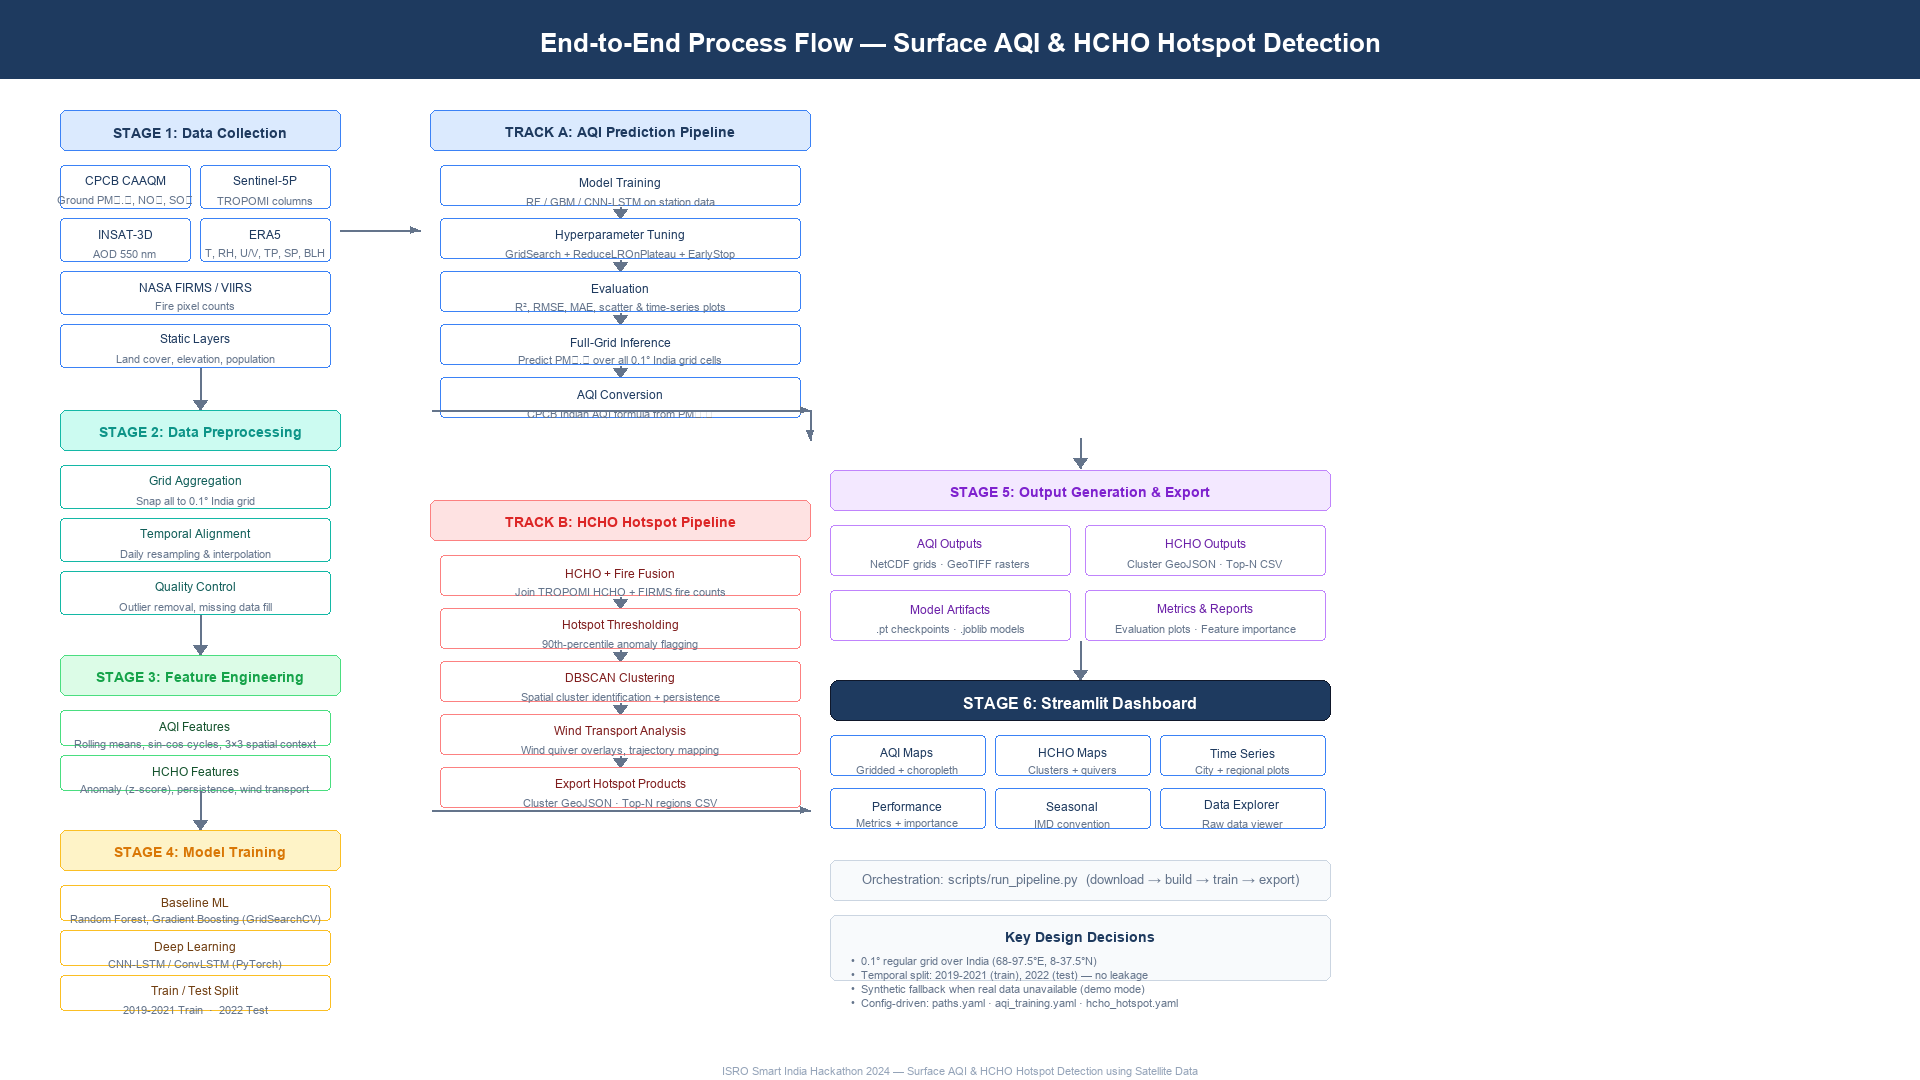

Generate this figure with Python:
"""Render process-flow diagram as PNG using Pillow."""

from PIL import Image, ImageDraw, ImageFont
import os

W, H = 1920, 1080

# Colors
WHITE = (255, 255, 255)
BLACK = (15, 23, 42)
BLUE_DARK = (30, 58, 95)
BLUE = (37, 99, 235)
BLUE_LIGHT = (219, 234, 254)
BLUE_BORDER = (59, 130, 246)
TEAL = (13, 148, 136)
TEAL_LIGHT = (204, 251, 241)
TEAL_BORDER = (20, 184, 166)
GREEN = (22, 163, 74)
GREEN_LIGHT = (220, 252, 231)
GREEN_BORDER = (74, 222, 128)
AMBER = (217, 119, 6)
AMBER_LIGHT = (254, 243, 199)
AMBER_BORDER = (251, 191, 36)
RED = (220, 38, 38)
RED_LIGHT = (254, 226, 226)
RED_BORDER = (252, 129, 129)
PURPLE = (126, 34, 206)
PURPLE_LIGHT = (243, 232, 255)
PURPLE_BORDER = (192, 132, 252)
GRAY = (100, 116, 139)
GRAY_BG = (248, 250, 252)
GRAY_BORDER = (203, 213, 225)

def get_font(size, bold=False):
    try:
        p = "C:/Windows/Fonts/"
        return ImageFont.truetype(p + ("arialbd.ttf" if bold else "arial.ttf"), size)
    except:
        return ImageFont.load_default()

def center_text(draw, cx, cy, text, font, fill=BLACK):
    bbox = draw.textbbox((0, 0), text, font=font)
    draw.text((cx - (bbox[2]-bbox[0])//2, cy - (bbox[3]-bbox[1])//2), text, font=font, fill=fill)

def rbox(draw, xy, fill, outline=None, radius=8, width=1):
    draw.rounded_rectangle(xy, radius=radius, fill=fill, outline=outline, width=width)

def arrow_down(draw, cx, y1, y2, color=GRAY):
    draw.line([(cx, y1), (cx, y2)], fill=color, width=2)
    draw.polygon([(cx-7, y2-10), (cx+7, y2-10), (cx, y2)], fill=color)

def arrow_right(draw, x1, y1, x2, y2, color=GRAY):
    draw.line([(x1, y1), (x2, y2)], fill=color, width=2)
    import math
    a = math.atan2(y2-y1, x2-x1)
    draw.polygon([(x2-10*math.cos(a-0.4), y2-10*math.sin(a-0.4)),
                  (x2-10*math.cos(a+0.4), y2-10*math.sin(a+0.4)),
                  (x2, y2)], fill=color)

def main():
    img = Image.new("RGB", (W, H), WHITE)
    draw = ImageDraw.Draw(img)

    f10 = get_font(10)
    f11 = get_font(11)
    f12 = get_font(12)
    f13 = get_font(13)
    f14b = get_font(14, True)
    f16b = get_font(16, True)
    f20b = get_font(20, True)
    f26b = get_font(26, True)
    f32b = get_font(32, True)

    # ===== TITLE =====
    draw.rectangle([(0, 0), (W, 78)], fill=BLUE_DARK)
    center_text(draw, 960, 40, "End-to-End Process Flow — Surface AQI & HCHO Hotspot Detection", f26b, WHITE)

    # ===== STAGE 1: DATA COLLECTION =====
    stage1_x = 60
    rbox(draw, (stage1_x, 110, stage1_x+280, 150), fill=BLUE_LIGHT, outline=BLUE_BORDER, radius=6)
    center_text(draw, stage1_x+140, 130, "STAGE 1: Data Collection", f14b, BLUE_DARK)

    sources = [
        (stage1_x, 165, stage1_x+130, 208, "CPCB CAAQM", "Ground PM\u2082.\u2085, NO\u2082, SO\u2082"),
        (stage1_x+140, 165, stage1_x+270, 208, "Sentinel-5P", "TROPOMI columns"),
        (stage1_x, 218, stage1_x+130, 261, "INSAT-3D", "AOD 550 nm"),
        (stage1_x+140, 218, stage1_x+270, 261, "ERA5", "T, RH, U/V, TP, SP, BLH"),
        (stage1_x, 271, stage1_x+270, 314, "NASA FIRMS / VIIRS", "Fire pixel counts"),
        (stage1_x, 324, stage1_x+270, 367, "Static Layers", "Land cover, elevation, population"),
    ]
    for x1, y1, x2, y2, t, d in sources:
        rbox(draw, (x1, y1, x2, y2), fill=WHITE, outline=BLUE_BORDER, radius=4)
        center_text(draw, (x1+x2)//2, y1+14, t, f12, BLUE_DARK)
        center_text(draw, (x1+x2)//2, y1+34, d, f11, GRAY)

    arrow_down(draw, stage1_x+140, 368, 410)

    # ===== STAGE 2: DATA PREPROCESSING =====
    stage2_x = 60
    rbox(draw, (stage2_x, 410, stage2_x+280, 450), fill=TEAL_LIGHT, outline=TEAL_BORDER, radius=6)
    center_text(draw, stage2_x+140, 430, "STAGE 2: Data Preprocessing", f14b, TEAL)

    tasks2 = [
        (stage2_x, 465, stage2_x+270, 508, "Grid Aggregation", "Snap all to 0.1\u00b0 India grid"),
        (stage2_x, 518, stage2_x+270, 561, "Temporal Alignment", "Daily resampling & interpolation"),
        (stage2_x, 571, stage2_x+270, 614, "Quality Control", "Outlier removal, missing data fill"),
    ]
    for x1, y1, x2, y2, t, d in tasks2:
        rbox(draw, (x1, y1, x2, y2), fill=WHITE, outline=TEAL_BORDER, radius=4)
        center_text(draw, (x1+x2)//2, y1+15, t, f12, (17, 94, 89))
        center_text(draw, (x1+x2)//2, y1+35, d, f11, GRAY)

    arrow_down(draw, stage2_x+140, 615, 655)

    # ===== STAGE 3: FEATURE ENGINEERING =====
    stage3_x = 60
    rbox(draw, (stage3_x, 655, stage3_x+280, 695), fill=GREEN_LIGHT, outline=GREEN_BORDER, radius=6)
    center_text(draw, stage3_x+140, 675, "STAGE 3: Feature Engineering", f14b, GREEN)

    tasks3 = [
        (stage3_x, 710, stage3_x+270, 745, "AQI Features", "Rolling means, sin-cos cycles, 3\u00d73 spatial context"),
        (stage3_x, 755, stage3_x+270, 790, "HCHO Features", "Anomaly (z-score), persistence, wind transport"),
    ]
    for x1, y1, x2, y2, t, d in tasks3:
        rbox(draw, (x1, y1, x2, y2), fill=WHITE, outline=GREEN_BORDER, radius=4)
        center_text(draw, (x1+x2)//2, y1+15, t, f12, (20, 83, 45))
        center_text(draw, (x1+x2)//2, y1+33, d, f11, GRAY)

    arrow_down(draw, stage3_x+140, 791, 830)

    # ===== STAGE 4: MODEL TRAINING =====
    stage4_x = 60
    rbox(draw, (stage4_x, 830, stage4_x+280, 870), fill=AMBER_LIGHT, outline=AMBER_BORDER, radius=6)
    center_text(draw, stage4_x+140, 850, "STAGE 4: Model Training", f14b, AMBER)

    tasks4 = [
        (stage4_x, 885, stage4_x+270, 920, "Baseline ML", "Random Forest, Gradient Boosting (GridSearchCV)"),
        (stage4_x, 930, stage4_x+270, 965, "Deep Learning", "CNN-LSTM / ConvLSTM (PyTorch)"),
        (stage4_x, 975, stage4_x+270, 1010, "Train / Test Split", "2019-2021 Train  ·  2022 Test"),
    ]
    for x1, y1, x2, y2, t, d in tasks4:
        rbox(draw, (x1, y1, x2, y2), fill=WHITE, outline=AMBER_BORDER, radius=4)
        center_text(draw, (x1+x2)//2, y1+15, t, f12, (113, 63, 18))
        center_text(draw, (x1+x2)//2, y1+33, d, f11, GRAY)

    # ===== ARROW branching to parallel tracks =====
    # From Stage 4 to Stage 5 (AQI path)
    arrow_right(draw, 340, 230, 420, 230)

    # ===== RIGHT SIDE: PARALLEL TRACKS =====
    # Track A: AQI Pipeline (top)
    track_a_x = 430
    rbox(draw, (track_a_x, 110, track_a_x+380, 150), fill=BLUE_LIGHT, outline=BLUE_BORDER, radius=6)
    center_text(draw, track_a_x+190, 130, "TRACK A: AQI Prediction Pipeline", f14b, BLUE_DARK)

    aqi_steps = [
        (track_a_x+10, 165, track_a_x+370, 205, "Model Training", "RF / GBM / CNN-LSTM on station data"),
        (track_a_x+10, 218, track_a_x+370, 258, "Hyperparameter Tuning", "GridSearch + ReduceLROnPlateau + EarlyStop"),
        (track_a_x+10, 271, track_a_x+370, 311, "Evaluation", "R\u00b2, RMSE, MAE, scatter & time-series plots"),
        (track_a_x+10, 324, track_a_x+370, 364, "Full-Grid Inference", "Predict PM\u2082.\u2085 over all 0.1\u00b0 India grid cells"),
        (track_a_x+10, 377, track_a_x+370, 417, "AQI Conversion", "CPCB Indian AQI formula from PM\u2082.\u2085"),
    ]
    for i, (x1, y1, x2, y2, t, d) in enumerate(aqi_steps):
        c = [BLUE_BORDER, BLUE_BORDER, BLUE_BORDER, BLUE_BORDER, BLUE_BORDER][i]
        rbox(draw, (x1, y1, x2, y2), fill=WHITE, outline=c, radius=4)
        center_text(draw, (x1+x2)//2, y1+16, t, f12, BLUE_DARK)
        center_text(draw, (x1+x2)//2, y1+35, d, f11, GRAY)
        if i < len(aqi_steps)-1:
            arrow_down(draw, (x1+x2)//2, y2+2, y2+14)

    # Track B: HCHO Pipeline (bottom)
    track_b_x = 430
    rbox(draw, (track_b_x, 500, track_b_x+380, 540), fill=RED_LIGHT, outline=RED_BORDER, radius=6)
    center_text(draw, track_b_x+190, 520, "TRACK B: HCHO Hotspot Pipeline", f14b, RED)

    hcho_steps = [
        (track_b_x+10, 555, track_b_x+370, 595, "HCHO + Fire Fusion", "Join TROPOMI HCHO + FIRMS fire counts"),
        (track_b_x+10, 608, track_b_x+370, 648, "Hotspot Thresholding", "90th-percentile anomaly flagging"),
        (track_b_x+10, 661, track_b_x+370, 701, "DBSCAN Clustering", "Spatial cluster identification + persistence"),
        (track_b_x+10, 714, track_b_x+370, 754, "Wind Transport Analysis", "Wind quiver overlays, trajectory mapping"),
        (track_b_x+10, 767, track_b_x+370, 807, "Export Hotspot Products", "Cluster GeoJSON · Top-N regions CSV"),
    ]
    for i, (x1, y1, x2, y2, t, d) in enumerate(hcho_steps):
        c = [RED_BORDER, RED_BORDER, RED_BORDER, RED_BORDER, RED_BORDER][i]
        rbox(draw, (x1, y1, x2, y2), fill=WHITE, outline=c, radius=4)
        center_text(draw, (x1+x2)//2, y1+16, t, f12, (127, 29, 29))
        center_text(draw, (x1+x2)//2, y1+35, d, f11, GRAY)
        if i < len(hcho_steps)-1:
            arrow_down(draw, (x1+x2)//2, y2+2, y2+14)

    # ===== MERGE TO OUTPUT =====
    arrow_right(draw, 432, 410, 810, 410)
    arrow_right(draw, 432, 810, 810, 810)
    arrow_right(draw, 810, 410, 810, 440)

    # ===== STAGE 5: OUTPUT GENERATION =====
    stage5_x = 830
    arrow_down(draw, stage5_x + 250, 438, 468)

    rbox(draw, (stage5_x, 470, stage5_x+500, 510), fill=PURPLE_LIGHT, outline=PURPLE_BORDER, radius=6)
    center_text(draw, stage5_x+250, 490, "STAGE 5: Output Generation & Export", f14b, PURPLE)

    outputs = [
        (stage5_x, 525, stage5_x+240, 575, "AQI Outputs", "NetCDF grids · GeoTIFF rasters"),
        (stage5_x+255, 525, stage5_x+495, 575, "HCHO Outputs", "Cluster GeoJSON · Top-N CSV"),
        (stage5_x, 590, stage5_x+240, 640, "Model Artifacts", ".pt checkpoints · .joblib models"),
        (stage5_x+255, 590, stage5_x+495, 640, "Metrics & Reports", "Evaluation plots · Feature importance"),
    ]
    for x1, y1, x2, y2, t, d in outputs:
        rbox(draw, (x1, y1, x2, y2), fill=WHITE, outline=PURPLE_BORDER, radius=4)
        center_text(draw, (x1+x2)//2, y1+18, t, f12, (107, 33, 168))
        center_text(draw, (x1+x2)//2, y1+38, d, f11, GRAY)

    arrow_down(draw, stage5_x+250, 641, 680)

    # ===== STAGE 6: DASHBOARD =====
    rbox(draw, (stage5_x, 680, stage5_x+500, 720), fill=BLUE_DARK, outline=BLACK, radius=8)
    center_text(draw, stage5_x+250, 700, "STAGE 6: Streamlit Dashboard", f16b, WHITE)

    dash_pages = [
        (stage5_x, 735, stage5_x+155, 775, "AQI Maps", "Gridded + choropleth"),
        (stage5_x+165, 735, stage5_x+320, 775, "HCHO Maps", "Clusters + quivers"),
        (stage5_x+330, 735, stage5_x+495, 775, "Time Series", "City + regional plots"),
        (stage5_x, 788, stage5_x+155, 828, "Performance", "Metrics + importance"),
        (stage5_x+165, 788, stage5_x+320, 828, "Seasonal", "IMD convention"),
        (stage5_x+330, 788, stage5_x+495, 828, "Data Explorer", "Raw data viewer"),
    ]
    for x1, y1, x2, y2, t, d in dash_pages:
        rbox(draw, (x1, y1, x2, y2), fill=WHITE, outline=BLUE_BORDER, radius=4)
        center_text(draw, (x1+x2)//2, y1+16, t, f12, BLUE_DARK)
        center_text(draw, (x1+x2)//2, y1+34, d, f11, GRAY)

    # ===== ORCHESTRATION BAR at bottom =====
    rbox(draw, (830, 860, 1330, 900), fill=GRAY_BG, outline=GRAY_BORDER, radius=6)
    center_text(draw, 1080, 878, "Orchestration: scripts/run_pipeline.py  (download → build → train → export)", f13, GRAY)

    # ===== KEY METRICS BOX =====
    rbox(draw, (830, 915, 1330, 980), fill=GRAY_BG, outline=GRAY_BORDER, radius=6)
    center_text(draw, 1080, 935, "Key Design Decisions", f14b, BLUE_DARK)
    decisions = [
        "0.1\u00b0 regular grid over India (68-97.5\u00b0E, 8-37.5\u00b0N)",
        "Temporal split: 2019-2021 (train), 2022 (test) — no leakage",
        "Synthetic fallback when real data unavailable (demo mode)",
        "Config-driven: paths.yaml · aqi_training.yaml · hcho_hotspot.yaml",
    ]
    for i, d in enumerate(decisions):
        draw.text((845, 955 + i*14), f"  \u2022  {d}", font=f11, fill=GRAY)

    # ===== FOOTER =====
    center_text(draw, 960, 1070, "ISRO Smart India Hackathon 2024 — Surface AQI & HCHO Hotspot Detection using Satellite Data", f11, (148, 163, 184))

    out = os.path.join(os.path.dirname(__file__), "process_flow.png")
    img.save(out, "PNG")
    print(f"Saved: {out} ({W}x{H})")

if __name__ == "__main__":
    main()
